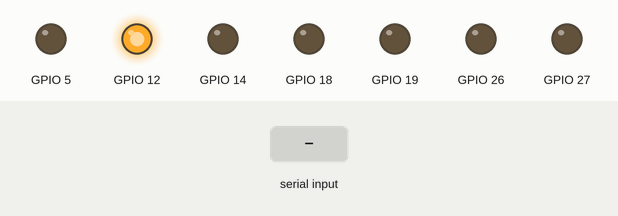
The sketch below on a simulated ESP32. Shown: output pins drawn as LEDs (lit = HIGH). The test bench sets the inputs (shaded band). WiFi joins after 1.5 s; servers stay silent unless stated; what the sketch prints to the serial monitor is not drawn.

Above: at 3.3 s.
3.4 s: "1\n" received over the second serial link
At 4.8 s:
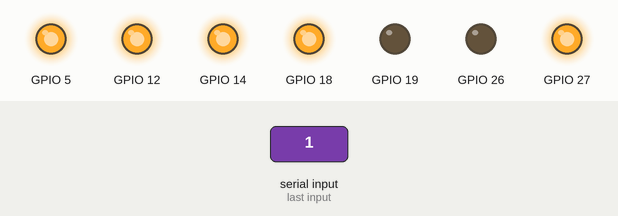
6.4 s: "0\n" received over the second serial link
At 7.1 s:
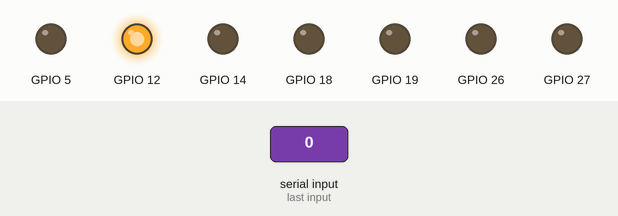
Timing chart, 0 to 9.4 s (numbered marks = the images above; inputs shaded):
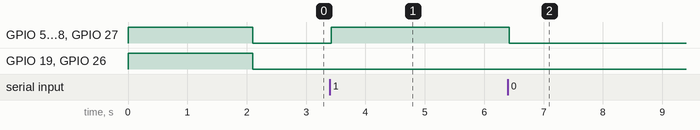

The sketch:

Main.ino
```cpp
/*************************************************************************************************
  ESP32 Web Server
  Ejemplo de creación de Web server
  Basándose en los ejemplos de:
  https://lastminuteengineers.com/creating-esp32-web-server-arduino-ide/
  https://electropeak.com/learn
**************************************************************************************************/
//************************************************************************************************
// Librerías
//************************************************************************************************
#include <WiFi.h>
#include <WebServer.h>
//************************************************************************************************
// Variables globales
//************************************************************************************************
#define RXD2 16
#define TXD2 17

char sensor[5];
int temporal;
int temporal2 = 0;
// SSID & Password
const char* ssid = "CLARO1_B6ABFF";  // Enter your SSID here
const char* password = "527s2wiSGo";  //Enter your Password here

WebServer server(80);  // Object of WebServer(HTTP port, 80 is defult)

void tabla(uint8_t a, uint8_t b, uint8_t c, uint8_t d, uint8_t e, uint8_t f, uint8_t g);
void number(void);

//************************************************************************************************
// Configuración
//************************************************************************************************
void setup() {
  Serial2.begin(115200, SERIAL_8N1, RXD2, TXD2);
  Serial.begin(115200);
  Serial.println("Try Connecting to ");
  Serial.println(ssid);
  // Pines para display
  pinMode(5, OUTPUT);
  pinMode(12, OUTPUT);
  pinMode(14, OUTPUT);
  pinMode(18, OUTPUT);
  pinMode(19, OUTPUT);
  pinMode(26, OUTPUT);
  pinMode(27, OUTPUT);
  //Inicialización de los pines
  digitalWrite(5, HIGH);
  digitalWrite(12, HIGH);
  digitalWrite(14, HIGH);
  digitalWrite(18, HIGH);
  digitalWrite(19, HIGH);
  digitalWrite(26, HIGH);
  digitalWrite(27, HIGH);
  // Connect to your wi-fi modem
  WiFi.begin(ssid, password);

  // Check wi-fi is connected to wi-fi network
  while (WiFi.status() != WL_CONNECTED) {
    delay(1000);
    Serial.print(".");
  }
  Serial.println("");
  Serial.println("WiFi connected successfully");
  Serial.print("Got IP: ");
  Serial.println(WiFi.localIP());  //Show ESP32 IP on serial

  server.on("/", handle_OnConnect); // Directamente desde e.g. 192.168.0.8

  server.onNotFound(handle_NotFound);
  // Creación del servidor local
  server.begin();
  Serial.println("HTTP server started");
  delay(100);
}
//************************************************************************************************
// loop principal
//************************************************************************************************
void loop() {
  server.handleClient();
  if (Serial2.available() > 0) {
    // Lectura serial, lee los 5 datos y almacena los 4 que no son un enter
    Serial2.readBytesUntil(10, sensor, 4);
    delay(20);
  }
  temporal = 0;
  for (int i = 0; i < 4; i++) {
    // Cuento qué parqueos están disponibles
    if (sensor[i] == 0x31) {
      temporal++;
    }
  }
  // Se llama a la tabla de conversión del número de parqueos
  // disponibles para que se muestre en el display
  number();
}
//************************************************************************************************
// Handler de Inicio página
//************************************************************************************************
void handle_OnConnect() {
  Serial.println("GPIO2 Status: OFF");
  // Crea el código de html
  server.send(200, "text/html", SendHTML());
}

//************************************************************************************************
// Procesador de HTML
//************************************************************************************************
String SendHTML() {
  // Creación del código HTML -Tomado del documento html Main en el directorio data-
  String ptr = "<!--Comentario-->\n";
  ptr += "<!doctype>\n";
  ptr += "\n";
  ptr += "<html lang=\"es\" <!--Para que reconozca el español-->\n";
  ptr += "\t<head>\n";
  ptr += "\t\t<title>Proyecto 4</title>  <!--Este título se guarda en la pestaña, no en la página como tal-->\n";
  ptr += "\t\t<meta charset=\"utf-8\"/>\n";
  ptr += "\t\t<style>\n";
  ptr += "\t\t\th1, h2{color:#ffffff;}\n";
  ptr += "\t\t\tdiv.uno{\n";
  ptr += "\t\t\t\ttext-align: center;\n";
  ptr += "\t\t\t\tcolor:black;\n";
  ptr += "\t\t\t\talign: center;\n";
  ptr += "\t\t\t\tpadding: 14px;\n";
  ptr += "\t\t\t\tbackground-color: #f7523b;\n";
  ptr += "\t\t\t\tfont-family: \"Montserrat\", sans-serif;\n";
  ptr += "\t\t\t\theight:20%;\n";
  ptr += "\t\t\t\twidth: 100%;\n";
  ptr += "\t\t\t}\n";
  ptr += "\t\t\tdiv.dos {\n";
  ptr += "\t\t\t\tfloat: left;\n";
  ptr += "\t\t\t\twidth: 100%;\n";
  ptr += "\t\t\t\theight: auto;\n";
  ptr += "\t\t\t\tpadding: 8px;\n";
  ptr += "\t\t\t\tbackground-color:#ffffff;\n";
  ptr += "\t\t\t}\n";
  ptr += "\t\t\tdiv.tres {\n";
  ptr += "\t\t\t\ttext-align: center;\n";
  ptr += "\t\t\t\tbackground-color: #f77b6a;\n";
  ptr += "\t\t\t\tfont-family:courier;\n";
  ptr += "\t\t\t\tfloat: center;\n";
  ptr += "\t\t\t\twidth: 100%;\n";
  ptr += "\t\t\t\theight: auto;\n";
  ptr += "\t\t\t}\n";
  ptr += "\t\t\ttable {\n";
  ptr += "\t\t\t\twidth: 100%;\n";
  ptr += "\t\t\t\tfloat: center;\n";
  ptr += "\t\t\t}\n";
  ptr += "\t\t\tth, td {\n";
  ptr += "\t\t\t  padding: 15px;\n";
  ptr += "\t\t\t  text-align: center;\n";
  ptr += "\t\t\t\tborder-bottom: 1px solid #ddd;\n";
  ptr += "\t\t\t}\n";
  ptr += "\t\t\ttr:nth-child(even) {background-color: #f2f2f2;}\n";
  ptr += "\t\t\ttr:hover {background-color: #f8f8f8;}\n";
  ptr += "\t\t\tth {\n";
  ptr += "\t\t\t  background-color: #f7523b;\n";
  ptr += "\t\t\t  color: white;\n";
  ptr += "\t\t\t}\n";
  ptr += "\t\t\ttd {\n";
  ptr += "\t\t\t  height: 50px;\n";
  ptr += "\t\t\t  vertical-align: center;\n";
  ptr += "\t\t\t}\n";
  ptr += "\t\t</style>";
  ptr += "\t</head>\n";
  ptr += "\n";
  ptr += "\t<body>\n";
  ptr += "\n";
  ptr += "\t<div class=\"uno\">\n";
  ptr += "\t<header>\n";
  ptr += "\t\t<h1>Parqueo-Matic</h1>\n";
  ptr += "    <h2>Control de Parqueos</h2>\n";
  ptr += "\t</header> <!--1-->\n";
  ptr += "\t</div>\n";
  ptr += "\n";
  ptr += "\n";
  ptr += "\t<br>\n";
  ptr += "\t<br>\n";
  ptr += "\n";
  ptr += "\t<div class=\"dos\">\n";
  ptr += "\t<section> <!--2-->\n";
  ptr += "    <table>\n";
  ptr += "      <tr>\n";
  ptr += "        <th>Número de parqueo</th>\n";
  ptr += "        <th>Disponibilidad</th>\n";
  ptr += "      </tr>\n";
  ptr += "      <tr>\n";
  ptr += "        <td>Parqueo 1 &#x1F693;</td>\n";
  if (sensor[0] == 0x31){
    ptr += "        <td>Disponible &#x2705;</td>";
  }
  else{
    ptr += "        <td>Ocupado &#9940;</td>";
  }
  ptr += "      </tr>\n";
  ptr += "      <tr>\n";
  ptr += "        <td>Parqueo 2 &#x1F695;</td>\n";
  if (sensor[1] == 0x31){
    ptr += "        <td>Disponible &#x2705;</td>";
  }
  else{
    ptr += "        <td>Ocupado &#9940;</td>";
  }
  ptr += "      </tr>\n";
  ptr += "      <tr>\n";
  ptr += "        <td>Parqueo 3 &#x1F697;</td>\n";
  if (sensor[2] == 0x31){
    ptr += "        <td>Disponible &#x2705;</td>";
  }
  else{
    ptr += "        <td>Ocupado &#9940;</td>";
  }
  ptr += "      </tr>\n";
  ptr += "      <tr>\n";
  ptr += "        <td>Parqueo 4 &#x1F699;</td>\n";
  if (sensor[3] == 0x31){
    ptr += "        <td>Disponible &#x2705;</td>";
  }
  else{
    ptr += "        <td>Ocupado &#9940;</td>";
  }
  ptr += "      </tr>\n";
  ptr += "    </table>\n";
  ptr += "\t</section>\n";
  ptr += "\t</div>\n";
  ptr += "\t<div class=\"tres\">\n";
  ptr += "\t<p>\n";
  ptr += "\t\t\tParqueos Disponibles:";
  ptr +=  String(temporal);
  ptr += "<br>\n";
  ptr += "\t\t\tProyecto por Ricardo Pellecer <br>\n";
  ptr += "\t\t\tElectrónica Digital 2\n";
  ptr += "\t\t</p> <!--3-->\n";
  ptr += "\t</div>\n";
  ptr += "\n";
  ptr += "  <script>\n";
  ptr += "  function timedRefresh(timeoutPeriod) {\n";
  ptr += "  \tsetTimeout(\"location.reload(true);\",timeoutPeriod);\n";
  ptr += "  }\n";
  ptr += "  window.onload = timedRefresh(5000);\n";
  ptr += "  </script>\n";
  ptr += "\n";
  ptr += "\t</body>\n";
  ptr += "</html>";
  return ptr;
}
//************************************************************************************************
// Handler de not found
//************************************************************************************************
void handle_NotFound() {
  server.send(404, "text/plain", "Not found");
}

// Conversión de número para colocar en display
void tabla(uint8_t a, uint8_t b, uint8_t c, uint8_t d, uint8_t e, uint8_t f, uint8_t g) {
  if (g == 1) {
    digitalWrite(12, HIGH);
  } else {
    digitalWrite(12, LOW);
  }
  if (f == 1) {
    digitalWrite(14, HIGH);
  } else {
    digitalWrite(14, LOW);
  }
  if (e == 1) {
    digitalWrite(5, HIGH);
  } else {
    digitalWrite(5, LOW);
  }
  if (d == 1) {
    digitalWrite(18, HIGH);
  } else {
    digitalWrite(18, LOW);
  }
  if (c == 1) {
    digitalWrite(19, HIGH);
  } else {
    digitalWrite(19, LOW);
  }
  if (b == 1) {
    digitalWrite(26, HIGH);
  } else {
    digitalWrite(26, LOW);
  }
  if (a == 1) {
    digitalWrite(27, HIGH);
  } else {
    digitalWrite(27, LOW);
  }
}

// Coloca las 5 opciones posibles.
void number(void) {
  switch (temporal) {
    case 0:
      tabla(0,0,0,0,0,0,1);
      break;
    case 1:
      tabla(1,0,0,1,1,1,1);
      break;
    case 2:
      tabla(0,0,1,0,0,1,0);
      break;
    case 3:
      tabla(0,0,0,0,1,1,0);
      break;
    case 4:
      tabla(1,0,0,1,1,0,0);
      break;
  }
}
```

Measured:
- after the input at 3.4 s, GPIO 5, GPIO 14, GPIO 18, GPIO 27: LOW → HIGH at once
- after the input at 6.4 s, GPIO 5, GPIO 14, GPIO 18, GPIO 27: HIGH → LOW at once
